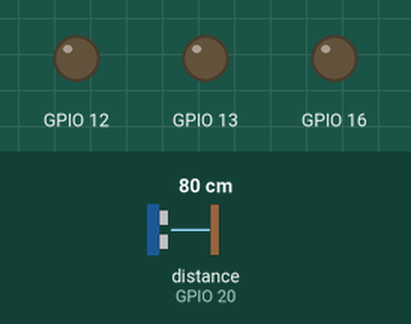
The program below on a simulated Raspberry Pi (BCM pin numbers). On the bench: output pins drawn as LEDs (lit = HIGH). The inputs (shaded band) are chosen by the test bench; at power-on: distance to the obstacle (sensor on GPIO 20) 80 cm. The echo pulse lasts 58.3 µs per cm; the clock reads 2024-03-15 10:24:30 at power-on unless the program sets it; pins used as bus, display or sensor lines are not drawn; what the program prints to the terminal is not drawn.

Above: at 1.2 s.
1.3 s: distance to the obstacle (sensor on GPIO 20) set to 2 cm
At 2.3 s:
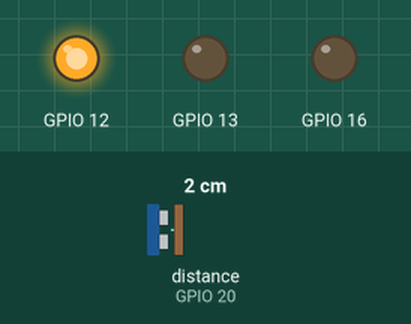
2.8 s: distance to the obstacle (sensor on GPIO 20) set to 250 cm
At 4.6 s:
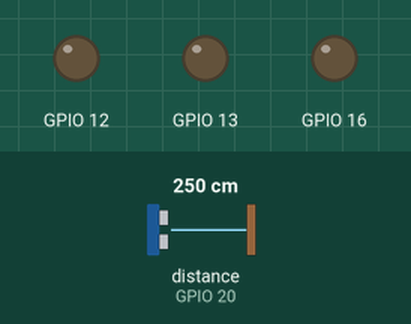
Timing chart, 0 to 6.1 s (numbered marks = the images above; inputs shaded):
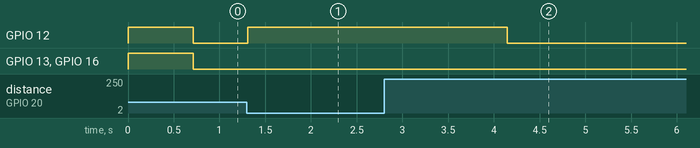

The program:

Batch_RO_4.py
```python
#Libraries
import RPi.GPIO as GPIO
import time

#GPIO Mode (BOARD / BCM)
GPIO.setmode(GPIO.BCM)

#set GPIO Pins for Ultrasonic Sensor
GPIO_TRIGGER = 21
GPIO_ECHO = 20

#setup Relay Pins for Feed Valve
GPIO.setup(12,GPIO.OUT)
GPIO.output(12,GPIO.HIGH) # relay is OFF initially

#setup Relay Pins for Brine Valve
GPIO.setup(16,GPIO.OUT)
GPIO.output(16,GPIO.HIGH) # relay is OFF initially

#setup Relay Pins for Batch Valve
GPIO.setup(13,GPIO.OUT)
GPIO.output(13,GPIO.HIGH) # relay is OFF initially

#set GPIO direction (IN / OUT)
GPIO.setup(GPIO_TRIGGER, GPIO.OUT)
GPIO.setup(GPIO_ECHO, GPIO.IN)

distance_list = []
empty_tank_dist = 50   # cm, this is from the top of the tank to the top of the
                     # drainage square
full_tank_dist = 15 # cm, CHANGE LATER
num_average_elements = 5 # average last 5 distance values


# test conductivity values, CHANGE LATER
conductivity_list = [10, 12, 10, 12, 15, 13, 14, 10, 11, 12, 10, 15, 12, 13, 15, 10] # mS/cm
#conductivity_list = [10, 10, 10, 10, 10, 10, 10, 10, 10, 10, 10, 10, 10, 10, 10, 10] # mS/cm
feed_conductivity = 10 # mS/cm

def distance():
    '''
    Ultrasonic Sensor Code to calculate distances

    Returns:
        last_num_average: A integer representing the average measured distance from the ultrasonic sensor
    '''

    # set Trigger to HIGH
    GPIO.output(GPIO_TRIGGER, True)

    # set Trigger after 0.01ms to LOW
    time.sleep(0.00001)
    GPIO.output(GPIO_TRIGGER, False)

    StartTime = time.time()
    StopTime = time.time()

    print("1")
    # save StartTime
    while GPIO.input(GPIO_ECHO) == 0:
        StartTime = time.time()

    # save time of arrival
    while GPIO.input(GPIO_ECHO) == 1:
        StopTime = time.time()

    print("2")
    # time difference between start and arrival
    TimeElapsed = StopTime - StartTime
    # multiply with the sonic speed (34300 cm/s)
    # and divide by 2, because there and back
    current_distance = (TimeElapsed * 34300) / 2

    print("3")
    distance_list.append(current_distance)

    print("4")
    last_num_average = sum(distance_list[-num_average_elements:])/len(distance_list[-num_average_elements:])
            # average distance value

    return last_num_average


def check_tank_empty(last_num_average):
    '''
    Checks whether the batch tank is empty.

    Args:
        last_num_average: A integer representing the average measured distance from the ultrasonic sensor

    Returns:
        tank_is_empty: Either True or False if the batch tank is empty

    '''

    tank_is_empty = False

    if last_num_average >= empty_tank_dist: # if tank is empty

        tank_is_empty = True
        print("tank is full")

    #print(f"last num average is {last_num_average}")
    return tank_is_empty


def check_tank_full(last_num_average):
    '''
    Checks if the batch tank is full.

    Args:
        last_num_average: An integer representing the averaged batch tank distance
                            with number of elements specified by num_average_elements

    Returns:
        tank_is_full: Either True or False if the batch tank is full

    '''
    tank_is_full = False
#     print(f"last num average is {last_num_average}")

    if last_num_average <= full_tank_dist: # if tank is full

        print("tank is full")
        tank_is_full = True

    return tank_is_full


def check_salinity(conductivity_list):
    '''
    If conductivity of the feed water is equal to conductivity in the system
    (flushing is done), close the brine valve and open the batch valve.

    Args:
        conductivity_list: A list of measured conductivities

    Returns:
        average_conductivity: An integer representing the averaged conductivity readings
          with number of elements specified by num_average_elements
    '''
    average_conductivity = sum(conductivity_list[-num_average_elements:])/len(conductivity_list[-num_average_elements:])
            # average conductivity value

    if average_conductivity == feed_conductivity:

        GPIO.output(16,GPIO.HIGH) # relay is OFF, so valve is closed
        print("Brine valve is closed")
        GPIO.output(13,GPIOHIGH) # relay is OFF, so valve is open
        print("Batch tank valve is open")
        return average_conductivity

    # else:
        # GPIO.output(16,GPIO.LOW) # relay is ON, so valve is open
        # print("Brine valve is open")
        # GPIO.output(13,GPIO.LOW) # relay is ON, so valve is closed
        # print("Batch tank valve is closed")

if __name__ == '__main__':
    try:
        while True:
            average_distance = distance()
            tank_is_empty = check_tank_empty(average_distance)
            tank_is_full = check_tank_full(average_distance)
#           check_salinity(conductivity_list) # won't work until conductivity sensor is connected
            print ("Measured Distance = %.1f cm" % average_distance)
            time.sleep(0.7)

            if tank_is_empty == True:

                start_time = time.time()
                print("tank is empty")
                # while timer < 9 or tank_is_full == False:

                while True:

                    current_time = time.time()
                    elapsed_time = current_time - start_time
                    print(elapsed_time)

                    average_distance = distance()
                    print ("Measured Distance = %.1f cm" % average_distance)
#                     tank_is_empty = check_tank_empty(average_distance)
                    tank_is_full = check_tank_full(average_distance)
#                     check_salinity(conductivity_list) # won't work until conductivity sensor is connected
#                     brine_beat_the_feed = 0

                    if elapsed_time < 9:
                        GPIO.output(16,GPIO.LOW) # relay is ON, so valve is open
                        print("Brine valve is open")
                        GPIO.output(13,GPIO.LOW) # relay is ON, so valve is closed
                        print("Batch valve is closed")

                    else:
                        GPIO.output(16,GPIO.HIGH) # relay is OFF, so valve is closed
                        print("Brine valve is closed")
                        GPIO.output(13,GPIO.HIGH) # relay is OFF, so valve is open
                        print("Batch tank valve is open")
#                         brine_beat_the_feed += 1

                    if tank_is_full == False:
                        GPIO.output(12,GPIO.LOW) # relay is ON, so valve is open
                        print("Feed valve is open")

                    if tank_is_full== True:
                        GPIO.output(12,GPIO.HIGH) # relay is OFF, so valve is closed
                        print("Feed valve is closed") # only feed valve turns off until we get conductivity sensor

#                         if brine_beat_the_feed == 0:
#                             GPIO.output(16,GPIO.HIGH) # relay is OFF, so valve is closed
#                             print("Brine valve is closed")
#                             GPIO.output(13,GPIO.HIGH) # relay is OFF, so valve is open
                        print("Break")
                        break
#                     if tank_is_full == True and elapsed_time >= 9:
#                         print("hj")
#                         break
#
                    '''
                    It breaks when it is counting and the tank is empty or full? Either one of the limits.
                    Could be something to do with timing too within the distance() code.


                    '''

        # Reset by pressing CTRL + C
    except KeyboardInterrupt:
        print("Measurement stopped by User")

    finally:
        GPIO.cleanup()
```

Measured:
- after the input at 1.3 s, GPIO 12: LOW → HIGH at once
- after the input at 2.8 s, GPIO 12: HIGH → LOW after 1.3 s
